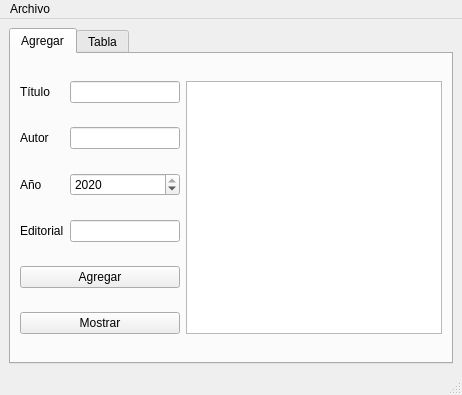
<?xml version="1.0" encoding="UTF-8"?>
<ui version="4.0">
 <class>MainWindow</class>
 <widget class="QMainWindow" name="MainWindow">
  <property name="geometry">
   <rect>
    <x>0</x>
    <y>0</y>
    <width>462</width>
    <height>395</height>
   </rect>
  </property>
  <property name="windowTitle">
   <string>Libros</string>
  </property>
  <widget class="QWidget" name="centralwidget">
   <layout class="QGridLayout" name="gridLayout_2">
    <item row="0" column="0">
     <widget class="QTabWidget" name="tabWidget">
      <property name="currentIndex">
       <number>0</number>
      </property>
      <widget class="QWidget" name="tab">
       <attribute name="title">
        <string>Agregar</string>
       </attribute>
       <layout class="QGridLayout" name="gridLayout">
        <item row="2" column="1">
         <widget class="QSpinBox" name="year">
          <property name="minimum">
           <number>1940</number>
          </property>
          <property name="maximum">
           <number>2020</number>
          </property>
          <property name="value">
           <number>2020</number>
          </property>
         </widget>
        </item>
        <item row="5" column="0" colspan="2">
         <widget class="QPushButton" name="mostrar">
          <property name="text">
           <string>Mostrar</string>
          </property>
         </widget>
        </item>
        <item row="0" column="0">
         <widget class="QLabel" name="label">
          <property name="text">
           <string>Título</string>
          </property>
         </widget>
        </item>
        <item row="1" column="1">
         <widget class="QLineEdit" name="autor"/>
        </item>
        <item row="4" column="0" colspan="2">
         <widget class="QPushButton" name="agregar">
          <property name="text">
           <string>Agregar</string>
          </property>
         </widget>
        </item>
        <item row="3" column="0">
         <widget class="QLabel" name="label_4">
          <property name="text">
           <string>Editorial</string>
          </property>
         </widget>
        </item>
        <item row="3" column="1">
         <widget class="QLineEdit" name="editorial"/>
        </item>
        <item row="0" column="1">
         <widget class="QLineEdit" name="titulo"/>
        </item>
        <item row="2" column="0">
         <widget class="QLabel" name="label_3">
          <property name="text">
           <string>Año</string>
          </property>
         </widget>
        </item>
        <item row="1" column="0">
         <widget class="QLabel" name="label_2">
          <property name="text">
           <string>Autor</string>
          </property>
         </widget>
        </item>
        <item row="0" column="2" rowspan="6">
         <widget class="QPlainTextEdit" name="salida"/>
        </item>
       </layout>
      </widget>
      <widget class="QWidget" name="tab_2">
       <attribute name="title">
        <string>Tabla</string>
       </attribute>
       <layout class="QGridLayout" name="gridLayout_3">
        <item row="0" column="0">
         <widget class="QTableWidget" name="tabla"/>
        </item>
        <item row="1" column="0">
         <widget class="QPushButton" name="mostrar_tabla">
          <property name="text">
           <string>Mostrar</string>
          </property>
         </widget>
        </item>
       </layout>
      </widget>
     </widget>
    </item>
   </layout>
  </widget>
  <widget class="QMenuBar" name="menubar">
   <property name="geometry">
    <rect>
     <x>0</x>
     <y>0</y>
     <width>462</width>
     <height>22</height>
    </rect>
   </property>
   <widget class="QMenu" name="menuArchivo">
    <property name="title">
     <string>Archivo</string>
    </property>
    <addaction name="actionAbrir"/>
    <addaction name="actionGuardar"/>
   </widget>
   <addaction name="menuArchivo"/>
  </widget>
  <widget class="QStatusBar" name="statusbar"/>
  <action name="actionAbrir">
   <property name="text">
    <string>Abrir</string>
   </property>
   <property name="shortcut">
    <string>Meta+O</string>
   </property>
  </action>
  <action name="actionGuardar">
   <property name="text">
    <string>Guardar</string>
   </property>
   <property name="shortcut">
    <string>Meta+S</string>
   </property>
  </action>
 </widget>
 <resources/>
 <connections/>
</ui>
